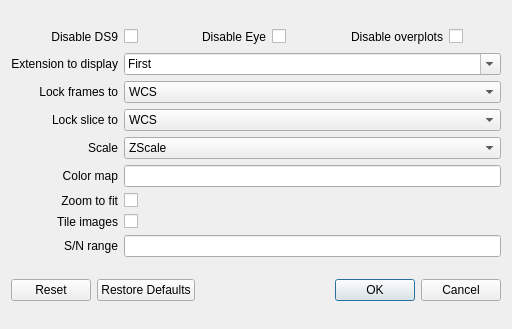
<?xml version="1.0" encoding="UTF-8"?>
<ui version="4.0">
 <class>DisplayDialog</class>
 <widget class="QDialog" name="DisplayDialog">
  <property name="windowModality">
   <enum>Qt::ApplicationModal</enum>
  </property>
  <property name="geometry">
   <rect>
    <x>0</x>
    <y>0</y>
    <width>512</width>
    <height>329</height>
   </rect>
  </property>
  <property name="windowTitle">
   <string>Display Settings</string>
  </property>
  <property name="modal">
   <bool>true</bool>
  </property>
  <layout class="QVBoxLayout" name="verticalLayout">
   <item>
    <layout class="QGridLayout" name="gridLayout">
     <item row="0" column="2">
      <layout class="QHBoxLayout" name="horizontalLayout_4">
       <item>
        <widget class="QCheckBox" name="disableDS9Box">
         <property name="toolTip">
          <string>Set to disable DS9 display.</string>
         </property>
         <property name="text">
          <string/>
         </property>
        </widget>
       </item>
       <item>
        <spacer name="horizontalSpacer">
         <property name="orientation">
          <enum>Qt::Horizontal</enum>
         </property>
         <property name="sizeType">
          <enum>QSizePolicy::Fixed</enum>
         </property>
         <property name="sizeHint" stdset="0">
          <size>
           <width>20</width>
           <height>20</height>
          </size>
         </property>
        </spacer>
       </item>
       <item>
        <widget class="QLabel" name="label_9">
         <property name="text">
          <string>Disable Eye</string>
         </property>
         <property name="alignment">
          <set>Qt::AlignRight|Qt::AlignTrailing|Qt::AlignVCenter</set>
         </property>
        </widget>
       </item>
       <item>
        <widget class="QCheckBox" name="disableEyeBox">
         <property name="toolTip">
          <string>Set to disable spectral display.</string>
         </property>
         <property name="text">
          <string/>
         </property>
        </widget>
       </item>
       <item>
        <spacer name="horizontalSpacer_2">
         <property name="orientation">
          <enum>Qt::Horizontal</enum>
         </property>
         <property name="sizeType">
          <enum>QSizePolicy::Fixed</enum>
         </property>
         <property name="sizeHint" stdset="0">
          <size>
           <width>20</width>
           <height>20</height>
          </size>
         </property>
        </spacer>
       </item>
       <item>
        <widget class="QLabel" name="label_10">
         <property name="text">
          <string>Disable overplots</string>
         </property>
         <property name="alignment">
          <set>Qt::AlignRight|Qt::AlignTrailing|Qt::AlignVCenter</set>
         </property>
        </widget>
       </item>
       <item>
        <widget class="QCheckBox" name="disableOverplotsBox">
         <property name="toolTip">
          <string>Set to disable automated overplots in DS9.</string>
         </property>
         <property name="text">
          <string/>
         </property>
        </widget>
       </item>
      </layout>
     </item>
     <item row="0" column="0">
      <widget class="QLabel" name="label_8">
       <property name="text">
        <string>Disable DS9</string>
       </property>
       <property name="alignment">
        <set>Qt::AlignRight|Qt::AlignTrailing|Qt::AlignVCenter</set>
       </property>
      </widget>
     </item>
     <item row="7" column="0">
      <widget class="QLabel" name="label_2">
       <property name="text">
        <string>Color map</string>
       </property>
       <property name="alignment">
        <set>Qt::AlignRight|Qt::AlignTrailing|Qt::AlignVCenter</set>
       </property>
      </widget>
     </item>
     <item row="6" column="2">
      <widget class="QComboBox" name="scaleBox">
       <property name="toolTip">
        <string>If none, scale will not be updated on load.</string>
       </property>
       <item>
        <property name="text">
         <string>ZScale</string>
        </property>
       </item>
       <item>
        <property name="text">
         <string>MinMax</string>
        </property>
       </item>
       <item>
        <property name="text">
         <string>ZMax</string>
        </property>
       </item>
       <item>
        <property name="text">
         <string>none</string>
        </property>
       </item>
      </widget>
     </item>
     <item row="6" column="0" alignment="Qt::AlignRight">
      <widget class="QLabel" name="label_6">
       <property name="text">
        <string>Scale</string>
       </property>
      </widget>
     </item>
     <item row="5" column="2">
      <widget class="QComboBox" name="lockSliceBox">
       <property name="toolTip">
        <string>If set to WCS, cube slices are locked to calibrated coordinates.</string>
       </property>
       <item>
        <property name="text">
         <string>WCS</string>
        </property>
       </item>
       <item>
        <property name="text">
         <string>Image</string>
        </property>
       </item>
       <item>
        <property name="text">
         <string>None</string>
        </property>
       </item>
      </widget>
     </item>
     <item row="5" column="0" alignment="Qt::AlignRight">
      <widget class="QLabel" name="label_3">
       <property name="text">
        <string>Lock slice to</string>
       </property>
      </widget>
     </item>
     <item row="4" column="2">
      <widget class="QComboBox" name="lockImageBox">
       <property name="toolTip">
        <string>If set to WCS, frames and crosshair will be locked in sky coordinates.</string>
       </property>
       <property name="currentText">
        <string>WCS</string>
       </property>
       <item>
        <property name="text">
         <string>WCS</string>
        </property>
       </item>
       <item>
        <property name="text">
         <string>Image</string>
        </property>
       </item>
       <item>
        <property name="text">
         <string>None</string>
        </property>
       </item>
      </widget>
     </item>
     <item row="4" column="0">
      <widget class="QLabel" name="label">
       <property name="text">
        <string>Lock frames to</string>
       </property>
       <property name="alignment">
        <set>Qt::AlignRight|Qt::AlignTrailing|Qt::AlignVCenter</set>
       </property>
      </widget>
     </item>
     <item row="3" column="2">
      <widget class="QComboBox" name="extensionBox">
       <property name="toolTip">
        <string>Select extension display strategy, or edit to specify an extension number or name.</string>
       </property>
       <property name="editable">
        <bool>true</bool>
       </property>
       <property name="currentText">
        <string>First</string>
       </property>
       <property name="insertPolicy">
        <enum>QComboBox::NoInsert</enum>
       </property>
       <item>
        <property name="text">
         <string>First</string>
        </property>
       </item>
       <item>
        <property name="text">
         <string>All (in separate frames)</string>
        </property>
       </item>
       <item>
        <property name="text">
         <string>All (in a cube)</string>
        </property>
       </item>
       <item>
        <property name="text">
         <string>S/N</string>
        </property>
       </item>
       <item>
        <property name="text">
         <string>EXTNUM (edit to select a specific extension)</string>
        </property>
       </item>
      </widget>
     </item>
     <item row="3" column="0">
      <widget class="QLabel" name="label_7">
       <property name="text">
        <string>Extension to display</string>
       </property>
       <property name="alignment">
        <set>Qt::AlignRight|Qt::AlignTrailing|Qt::AlignVCenter</set>
       </property>
      </widget>
     </item>
     <item row="7" column="2">
      <widget class="QLineEdit" name="colorMapBox">
       <property name="toolTip">
        <string>If none, colormap will not be updated on load.</string>
       </property>
      </widget>
     </item>
     <item row="8" column="0">
      <widget class="QLabel" name="label_4">
       <property name="text">
        <string>Zoom to fit</string>
       </property>
       <property name="alignment">
        <set>Qt::AlignRight|Qt::AlignTrailing|Qt::AlignVCenter</set>
       </property>
      </widget>
     </item>
     <item row="8" column="2" alignment="Qt::AlignLeft">
      <widget class="QCheckBox" name="zoomBox">
       <property name="toolTip">
        <string>Set to zoom to fit the last loaded frame.</string>
       </property>
       <property name="text">
        <string/>
       </property>
      </widget>
     </item>
     <item row="9" column="0">
      <widget class="QLabel" name="label_5">
       <property name="text">
        <string>Tile images</string>
       </property>
       <property name="alignment">
        <set>Qt::AlignRight|Qt::AlignTrailing|Qt::AlignVCenter</set>
       </property>
      </widget>
     </item>
     <item row="9" column="2">
      <widget class="QCheckBox" name="tileBox">
       <property name="toolTip">
        <string>Set to tile all loaded images in the DS9 window.</string>
       </property>
       <property name="text">
        <string/>
       </property>
      </widget>
     </item>
     <item row="10" column="0">
      <widget class="QLabel" name="label_11">
       <property name="text">
        <string>S/N range</string>
       </property>
       <property name="alignment">
        <set>Qt::AlignRight|Qt::AlignTrailing|Qt::AlignVCenter</set>
       </property>
      </widget>
     </item>
     <item row="10" column="2">
      <widget class="QLineEdit" name="snRangeBox">
       <property name="toolTip">
        <string>Set range for S/N image as min,max if desired.</string>
       </property>
      </widget>
     </item>
    </layout>
   </item>
   <item>
    <widget class="QDialogButtonBox" name="buttonBox">
     <property name="orientation">
      <enum>Qt::Horizontal</enum>
     </property>
     <property name="standardButtons">
      <set>QDialogButtonBox::Cancel|QDialogButtonBox::Ok|QDialogButtonBox::Reset|QDialogButtonBox::RestoreDefaults</set>
     </property>
    </widget>
   </item>
  </layout>
 </widget>
 <tabstops>
  <tabstop>extensionBox</tabstop>
  <tabstop>lockImageBox</tabstop>
  <tabstop>lockSliceBox</tabstop>
  <tabstop>scaleBox</tabstop>
  <tabstop>colorMapBox</tabstop>
  <tabstop>zoomBox</tabstop>
  <tabstop>tileBox</tabstop>
 </tabstops>
 <resources/>
 <connections>
  <connection>
   <sender>buttonBox</sender>
   <signal>accepted()</signal>
   <receiver>DisplayDialog</receiver>
   <slot>accept()</slot>
   <hints>
    <hint type="sourcelabel">
     <x>248</x>
     <y>254</y>
    </hint>
    <hint type="destinationlabel">
     <x>157</x>
     <y>274</y>
    </hint>
   </hints>
  </connection>
  <connection>
   <sender>buttonBox</sender>
   <signal>rejected()</signal>
   <receiver>DisplayDialog</receiver>
   <slot>reject()</slot>
   <hints>
    <hint type="sourcelabel">
     <x>316</x>
     <y>260</y>
    </hint>
    <hint type="destinationlabel">
     <x>286</x>
     <y>274</y>
    </hint>
   </hints>
  </connection>
 </connections>
</ui>
